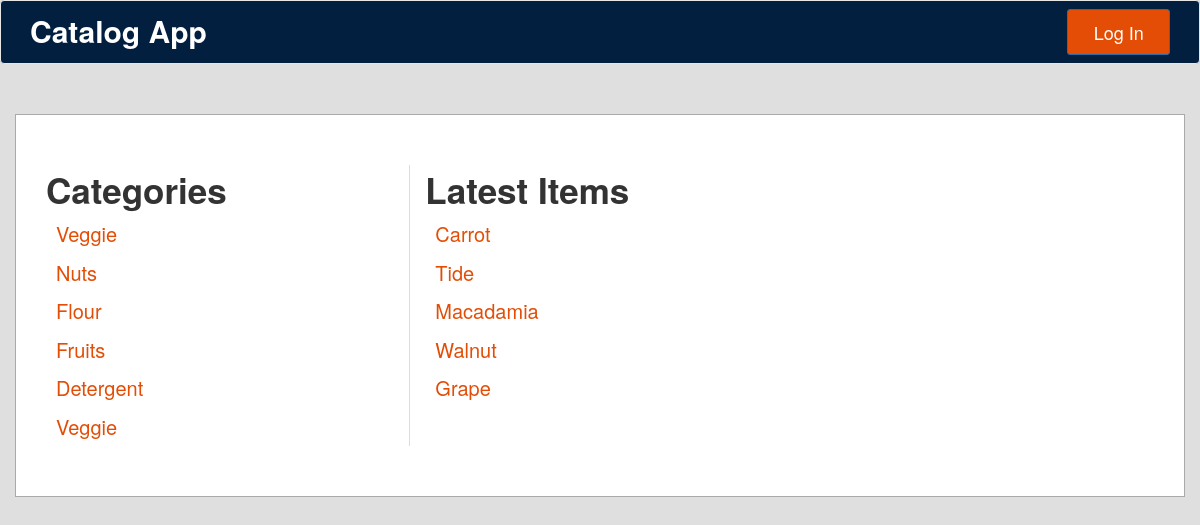
The page /categories on the database its author committed.
### database_setup.py (models this page shows, shortened)
class Category(Base):
    __tablename__ = 'category'
    id = Column(Integer, primary_key=True)
    name = Column(String(250), nullable=False)
    user_id = Column(Integer, ForeignKey('user.id'))
    user = relationship(User)

class CatalogItem(Base):
    __tablename__ = 'catalog_item'
    name = Column(String(80), nullable=False)
    id = Column(Integer, primary_key=True)
    description = Column(String(250))
    price = Column(String(8))
    category_id = Column(Integer, ForeignKey('category.id'))
    category = relationship(
        "Category", backref=backref("catalog_items", cascade="all, delete"))
    user_id = Column(Integer, ForeignKey('user.id'))
    user = relationship(User)

### application.py (the view)
@app.route('/')
@app.route('/categories')
def showCatalog():
    extracted_categories = session.query(Category).all()
    items = session.query(CatalogItem).order_by(asc(CatalogItem.name))
    latest_items = session.query(CatalogItem)\
        .order_by(desc(CatalogItem.id)).limit(5).all()
    quantity = items.count()
    if 'username' not in login_session:
        return render_template('public_catalog.html',
                               groceries=extracted_categories,
                               latest_items=latest_items)
    else:
        return render_template('catalog.html',
                               groceries=extracted_categories,
                               latest_items=latest_items)

### templates/public_catalog.html
{% extends "main.html" %}
{% block categories %}
Categories
{% for groceryitem in groceries %}
    <li class="category-link"><a href="{{url_for('showCatalogItems', category_id=groceryitem.id)}}"> {{groceryitem.name | title}} </a></li>
{% endfor %}
{% endblock %}
{% block content %}
Latest Items
<br>
{% for item_i in latest_items %}
    <li class="category-link"><a href="{{url_for('showCatalogItemDescription', category_id = item_i.category_id, catalog_item_id = item_i.id)}}"> {{item_i.name | title}} </a></li>
{% endfor %}
{% endblock %}

### static/css/styles.css (style rules this page uses)
body { background-color: #dfdfdf; }
li a, .category-link { font-size: 20px; padding: 5px; list-style-type: none; text-decoration: none; }
li a:link { color: #E34D06; text-decoration: none; font-weight: normal; }

### rows shown on the page
Category: name "Veggie"
Category: name "Nuts"
Category: name "Flour"
Category: name "Fruits"
Category: name "Detergent"
Category: name "Veggie"
CatalogItem: name "Carrot"
CatalogItem: name "Tide"
CatalogItem: name "Macadamia"
CatalogItem: name "Walnut"
CatalogItem: name "Grape"
